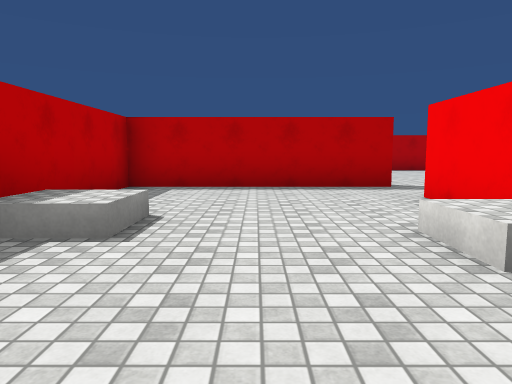
view 1 (above)

19 first-person views from a walk through a Unity game level. The camera is 1.2 m above the floor, tilts 6° down and sees 70° across. The floor is counted in squares, 2 m on a side. Each view is taken from the middle of a square. On the plan, view 1 faces up. The plan holds only what a view shows up to about 10 squares ahead; the rest is blank. Surface patterns are stand-ins for the level's own textures.

view 2
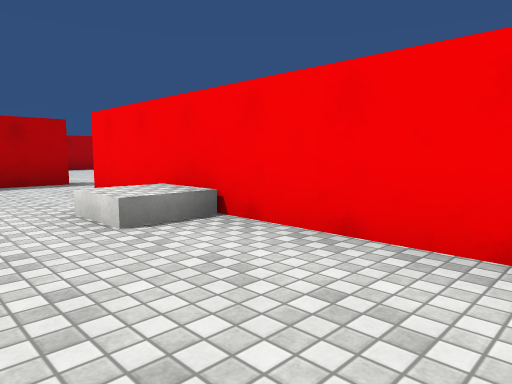

view 3
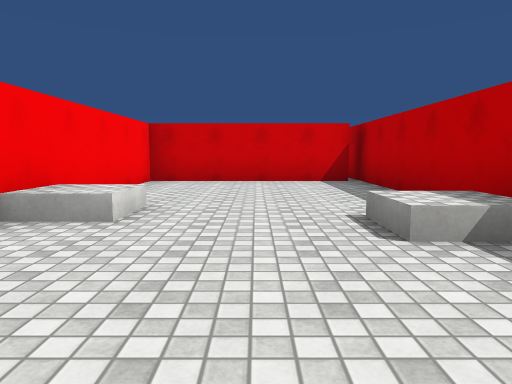

view 4
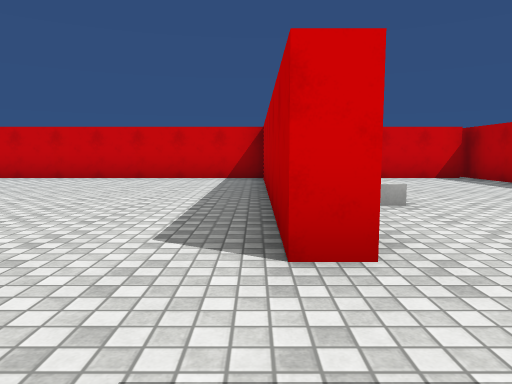

view 5
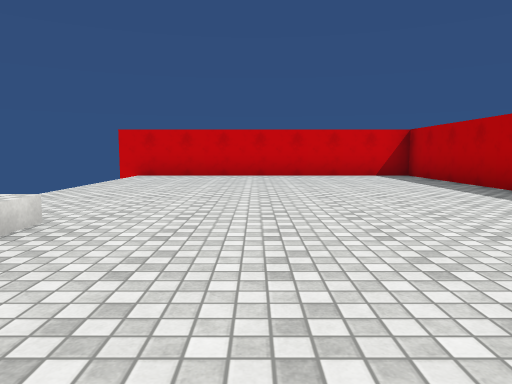

view 6
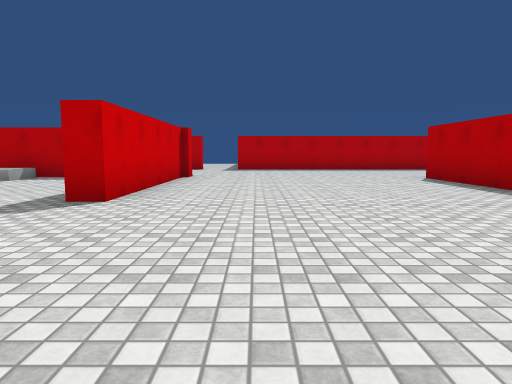

view 7
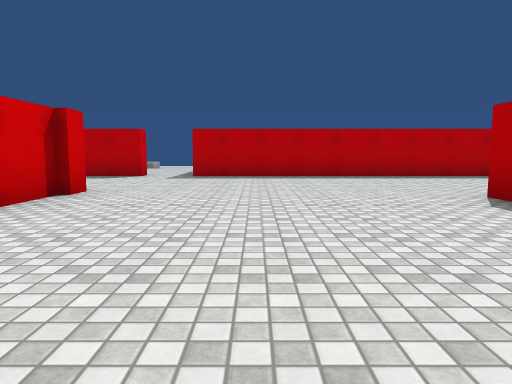

view 8
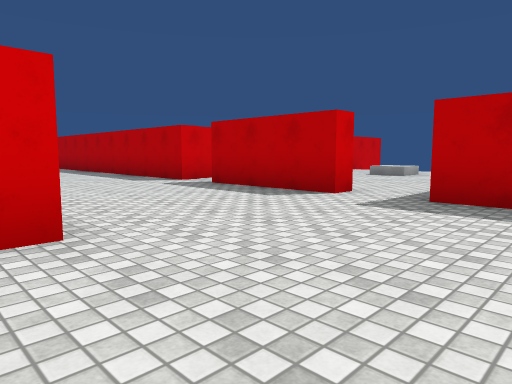

view 9
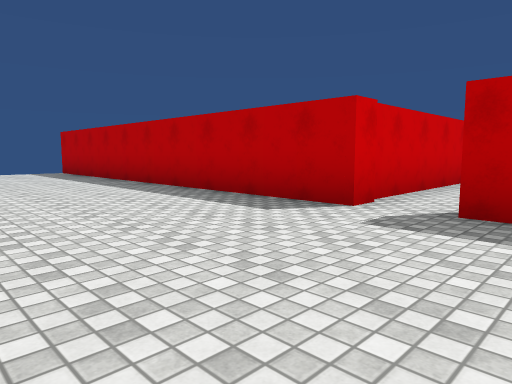

view 10
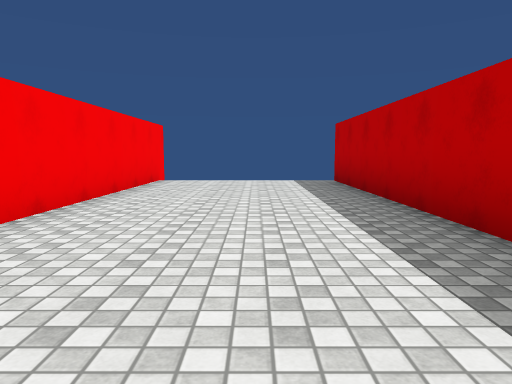

view 11
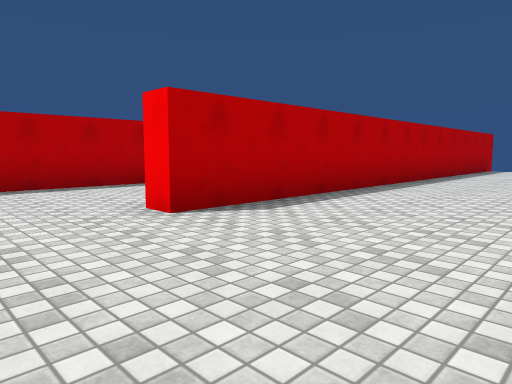

view 12
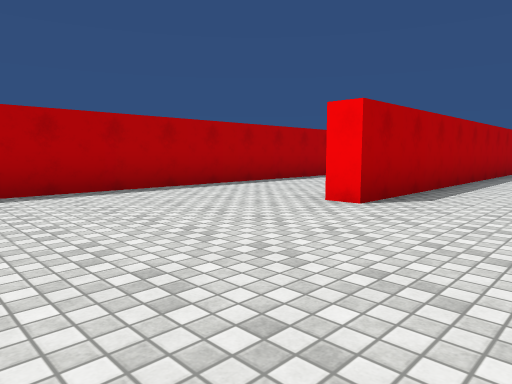

view 13
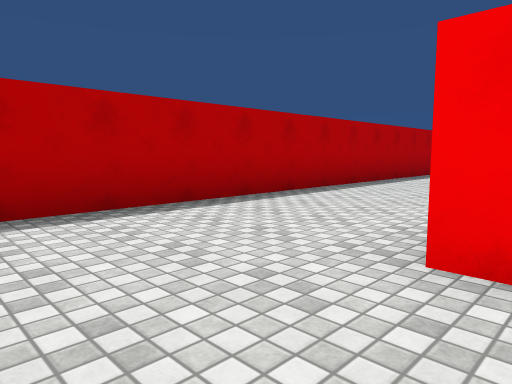

view 14
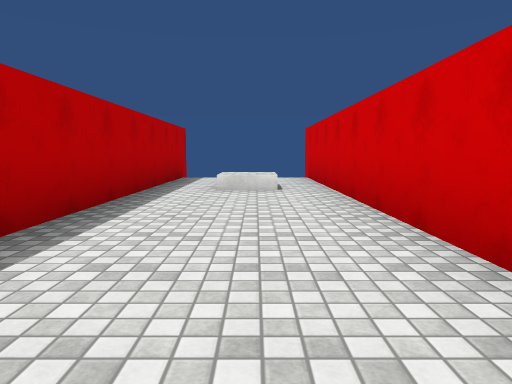

view 15
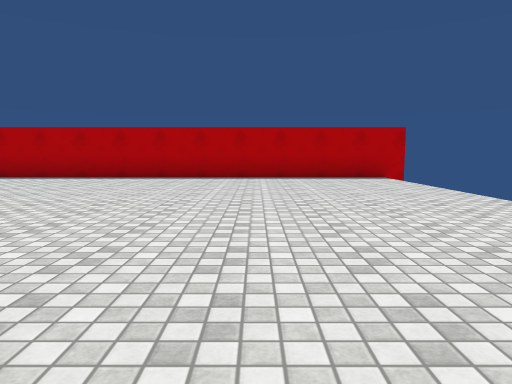

view 16
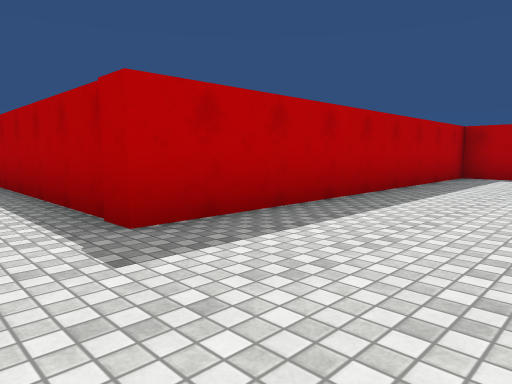

view 17
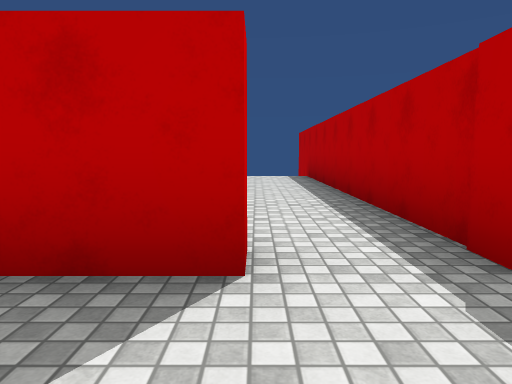

view 18
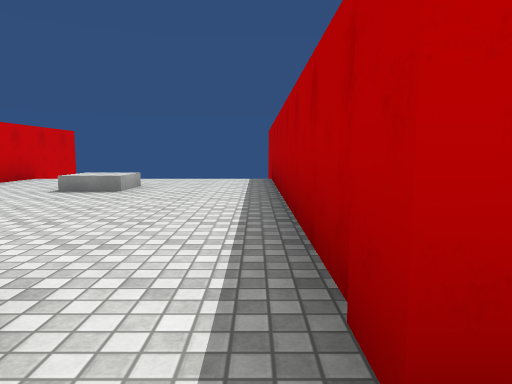

view 19
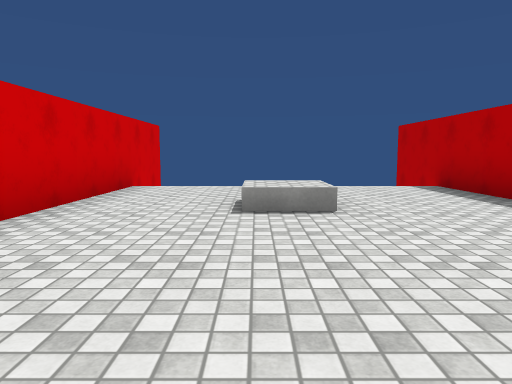

### Floor plan
Points are (right, up) in squares from view 1. A wall is a line through its corners. A room is listed if a view was taken in it or the views show most of it. See-through windows are left out.
Room 1 (views 1, 2, 3)
walls: (-2.1, -2) (2.3, -2) (2.3, 5); (1.5, 6.6) (-2.3, 6.6) (-2.3, -3.2)
ways out: opening at (2, 6) to room 2
Room 2 (views 4, 5, 6, 7, 8, 9, 10, 11, 12, 13, 14, 15, 16, 17, 18)
walls: (2.3, 5) (2.8, 5) (2.8, -2) (10.8, -2); (-2.4, 7.1) (2.5, 7.1) (2.5, 6.6) (1.5, 6.6); (-2.9, 7.3) (-2.2, 7.3); (2.8, 13.7) (10.8, 13.7); (-6.8, 2.7) (-6.8, -7.2); (-7.4, 6.9) (-6.8, 6.9) (-6.8, 3.9); (10.8, 13.2) (-2, 13.2) (-2, 13.8); (10.8, 16.8) (-6.8, 16.8) (-6.8, 8.4); (-2.8, -7.8) (-2.8, -2)
ways out: opening at (2, 6) to room 1; opening at (-7, 3) to room 3; opening at (-7, 7.5) to room 3; gap at (-3, -8); gap at (11, 13)
Room 3 (view 19)
walls: (-6.8, 8.4) (-15.5, 8.4); (-15.5, 2.7) (-6.8, 2.7)
ways out: opening at (-7, 3) to room 2; opening at (-7, 7.5) to room 2

Where each view was taken, in squares from view 1:
view 1: 0 up, 0 right, facing up
view 2: 1 down, 0 right, facing up-right
view 3: 6 up, 0 right, facing down
view 4: 7 up, 3 right, facing down
view 5: 8 up, 7 right, facing down
view 6: 9 up, 7 right, facing left
view 7: 10 up, 3 right, facing left
view 8: 10 up, 2 left, facing down-left
view 9: 5 up, 3 left, facing down-left
view 10: 1 up, 5 left, facing down
view 11: 10 up, 4 left, facing up-right
view 12: 11 up, 6 left, facing up-right
view 13: 13 up, 4 left, facing up-right
view 14: 15 up, 1 right, facing right
view 15: 4 up, 7 right, facing up
view 16: 7 up, 4 left, facing up-left
view 17: 7 up, 5 left, facing left
view 18: 8 up, 6 left, facing left
view 19: 5 up, 8 left, facing left
